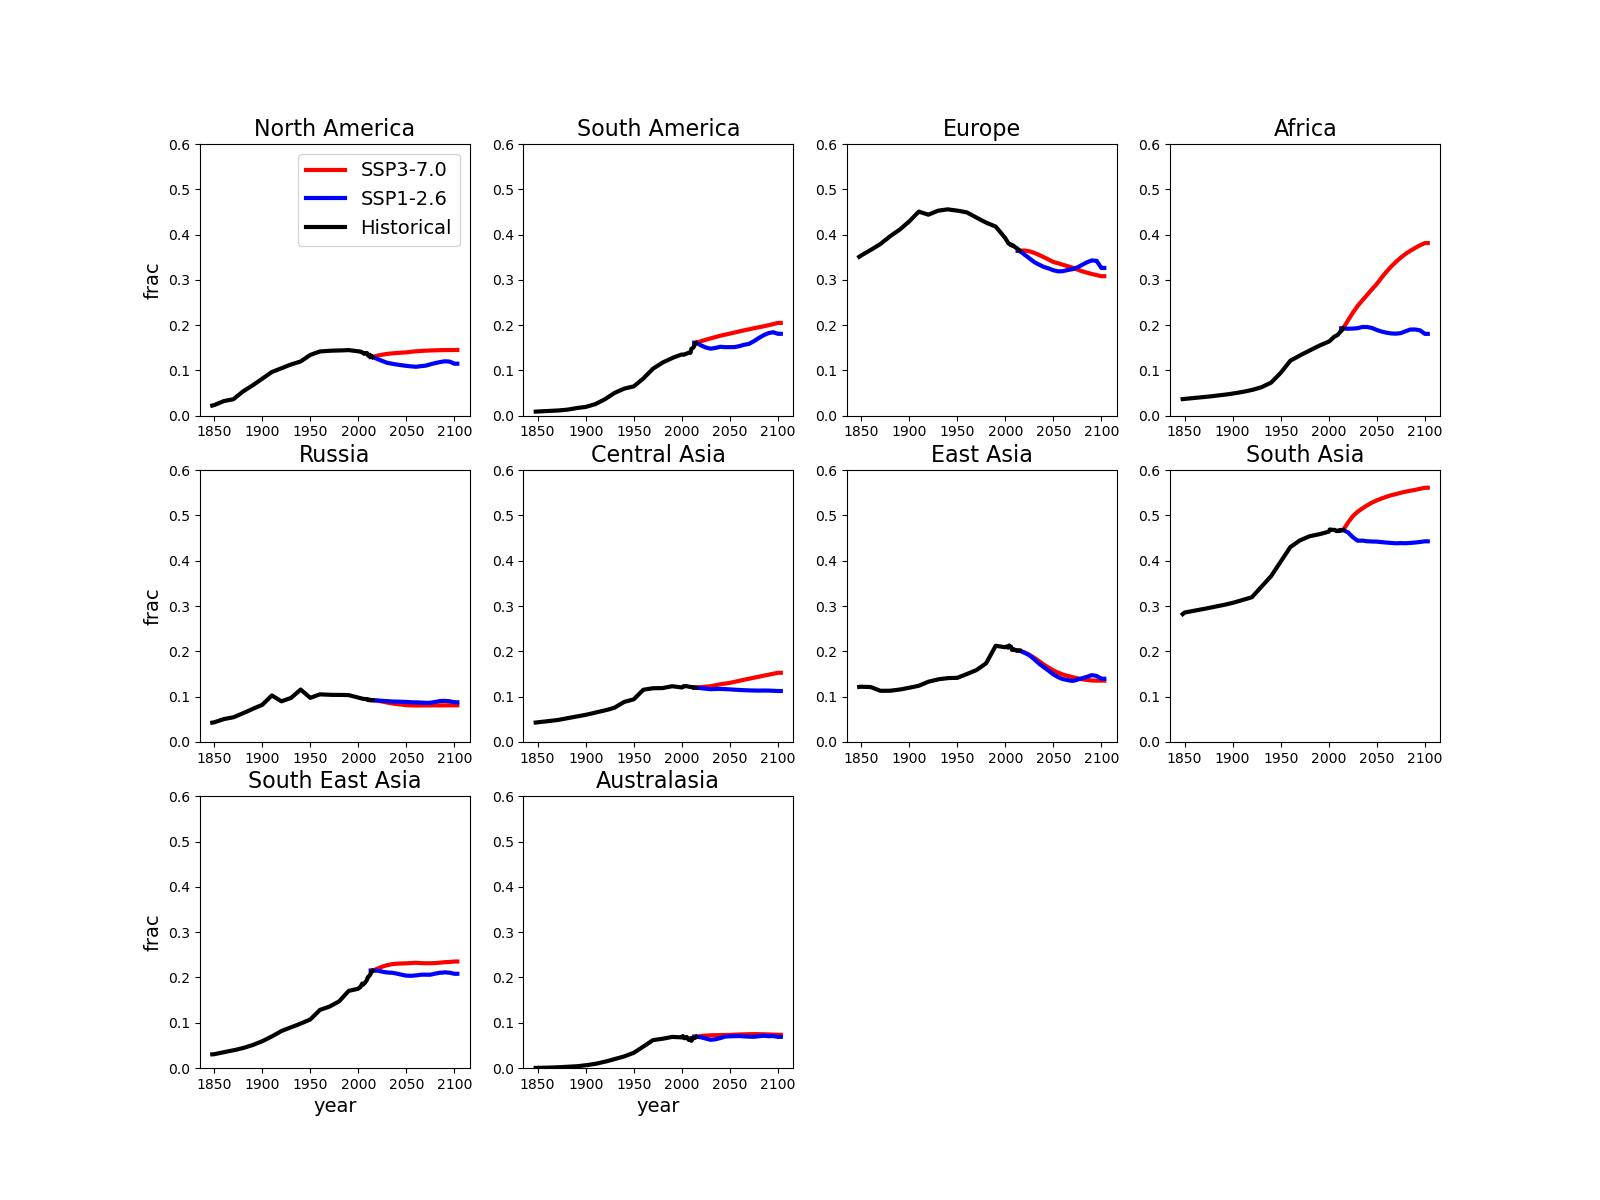

Write the Python code that produced this figure.
import numpy as np
import numpy.ma as ma
import matplotlib.pyplot as plt
import iris
import iris.plot as iplt
import iris.quickplot as qplt
import glob
import os
import sys

# developed and tested at Python version is 3.9.16

#--------------------------------------------------------------------
#
# functions

'''
returns weighted area average of a cube
'''
def area_avg(x):
   # If the cube does not have bounds, add bounds
   if not x.coord('latitude').has_bounds():
        x.coord('latitude').guess_bounds()
   if not x.coord('longitude').has_bounds():
        x.coord('longitude').guess_bounds()
   #Get the area weights using the same cube  
   area = iris.analysis.cartography.area_weights(x, normalize=False)

   #Now collapse the lat and lon to find a global mean over time
   return x.collapsed(['latitude','longitude'], iris.analysis.MEAN, weights=area).data


'''
outputs the list of region names
'''
def names(x):
    switcher = {
       1: 'North America',
       2: 'South America',
       3: 'Europe',
       4: 'Northern Africa',
       5: 'Southern Africa',
       6: 'Russia',
       7: 'Central Asia',
       8: 'East Asia',
       9: 'South Asia',
       10: 'South East Asia',
       11: 'Oceania',
       12: 'Oceans',
       13: 'Africa',
    }

    return switcher.get(x, "nothing")

'''
masks a cube by the input sector number
'''
def reccap_mask(cube, region):
   mask = iris.load('DATA/RECCAP_AfricaSplit_MASK11_Mask_regridded.nc')[0]
   if (region <= 12):
       land_mask = (mask.data != region)
   elif (region == 13):  # glue all Africa together
       land_mask = (mask.data != 4) & (mask.data != 5)

   n = len(cube.coord('time').points)
   b = np.repeat(land_mask[np.newaxis, :, :], n, axis=0)
   cube_masked = cube.copy()
   cube_masked.data = ma.array(cube.data, mask=b)

   return cube_masked

#
#--------------------------------------------------------------------
#

# read in netcdf files of land use (crop and pasture)
dir = 'DATA/CMIP6_LU_Forcing/'
crop_hist = iris.load(dir+'multiple_input4MIPs_landState_CMIP_UofMD-landState-2-1-h_gn_0850-2015_states.nc_1848_2015_crop_frac_noRange_n96e_orca1_ancil.nc')[0]
past_hist = iris.load(dir+'multiple_input4MIPs_landState_CMIP_UofMD-landState-2-1-h_gn_0850-2015_states.nc_1848_2015_pasture_frac_noRange_n96e_orca1_ancil.nc')[0]
crop_370 = iris.load(dir+'LUC_2014_2101_ssp370_time_series_crop_frac_noRange_n96e_orca1_ancil.nc')[0]
past_370 = iris.load(dir+'LUC_2014_2101_ssp370_time_series_pasture_frac_noRange_n96e_orca1_ancil.nc')[0]
crop_126 = iris.load(dir+'LUC_2014_2101_ssp126_time_series_crop_frac_noRange_n96e_orca1_ancil.nc')[0]
past_126 = iris.load(dir+'LUC_2014_2101_ssp126_time_series_pasture_frac_noRange_n96e_orca1_ancil.nc')[0]

# combine to total
lu_hist = crop_hist + past_hist
lu_370 = crop_370 + past_370
lu_126 = crop_126 + past_126

# read in RECCAP2 mask and regrid land-use to it
mask = iris.load('DATA/RECCAP_AfricaSplit_MASK11_Mask_regridded.nc')[0]

# mask needs coord system re-setting:
mask.coord('latitude').coord_system = lu_370.coord('latitude').coord_system
mask.coord('longitude').coord_system = lu_370.coord('longitude').coord_system

lu_hist = lu_hist.regrid(mask, iris.analysis.Linear())
lu_370 = lu_370.regrid(mask, iris.analysis.Linear())
lu_126 = lu_126.regrid(mask, iris.analysis.Linear())

# extract years as array
yhist = np.array([x.year for x in lu_hist.coord('time').units.num2date(lu_hist.coord('time').points)])
yssp  = np.array([x.year for x in lu_370.coord('time').units.num2date(lu_370.coord('time').points)])


# set up plotting and output 
out_file = 'FigS1_LU_ssp.jpg' 

fig, axes = plt.subplots(3, 4, figsize = (16,12))

for ax in axes[-1,:]:
    ax.set_xlabel('year', fontsize=14)
    
for ax in axes[:,0]:
    ax.set_ylabel('frac', fontsize=14)
    
# loop over regions - need to just get all Africa, not split north/south
reg_list_oneAfrica = [1,2,3,13,6,7,8,9,10,11]

for reg in reg_list_oneAfrica:
    ax_pointer = reg-1
    if reg >3: ax_pointer = reg-2
    if reg == 13: ax_pointer = 3

    ax = np.ravel(axes)[ax_pointer]
    if (reg == 11):
        ax.set_title('Australasia', fontsize=16)
    else:
        ax.set_title(names(reg), fontsize=16)
    
    ax.plot(yssp, area_avg(reccap_mask(lu_370,reg)), 'r', lw=3, label='SSP3-7.0')
    ax.plot(yssp, area_avg(reccap_mask(lu_126,reg)), 'b', lw=3, label='SSP1-2.6')
    ax.plot(yhist, area_avg(reccap_mask(lu_hist,reg)), 'k', lw=3, label='Historical')

# set common y-axis for ease of comparison across panels
    ax.set_ylim(0,.6)
    
    if reg == 1:
        ax.legend(fontsize=14)
        
# don't show axes of final 2
ax = np.ravel(axes)[10]; ax.axis('off')
ax = np.ravel(axes)[11]; ax.axis('off')

plt.savefig(out_file)

plt.close()
